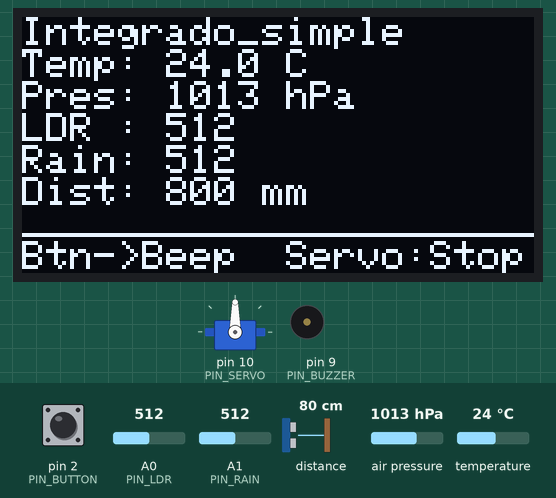
Simulated run of this sketch. Board: Arduino Uno, built with avr-gcc and run on an emulated ATmega328P. Shown: 128×64 one-colour display, servo, buzzer (waves = sounding). The inputs (shaded band) are chosen by the test bench; at power-on: distance to the obstacle 80 cm, pin 2 (PIN_BUTTON) HIGH, A0 (PIN_LDR) = 512, A1 (PIN_RAIN) = 512, air pressure 1013 hPa, temperature 24 °C. What the sketch prints to the serial monitor is not drawn.

Above: at 1.2 s.
1.3 s: distance to the obstacle set to 250 cm
At 2.7 s:
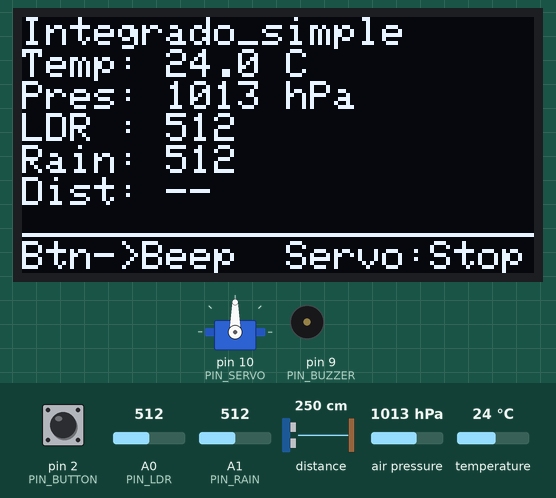
3.0 s: pin 2 (PIN_BUTTON) pulled LOW for 0.15 s
At 4.5 s:
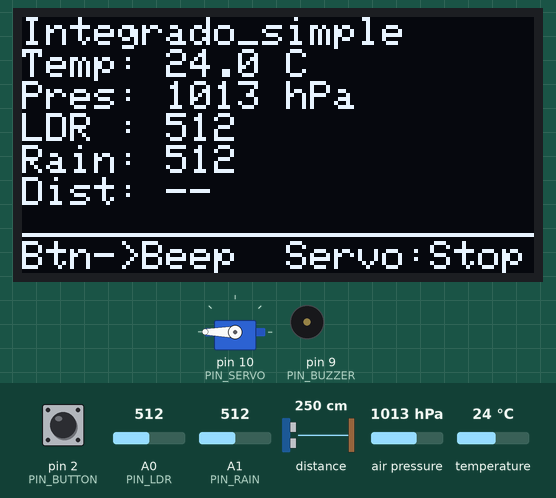
6.2 s: A0 (PIN_LDR) set to 716
At 7.7 s:
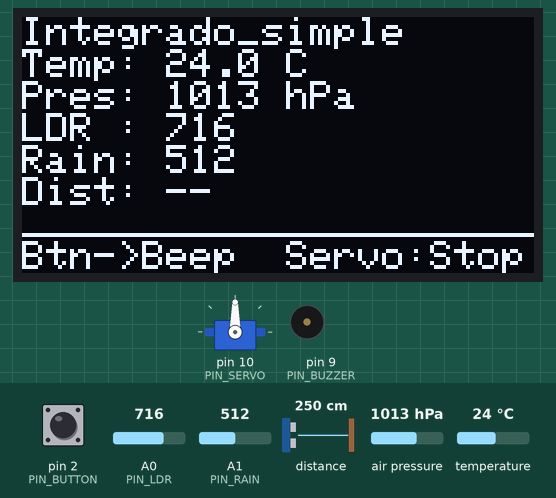
8.0 s: A1 (PIN_RAIN) set to 716
At 9.0 s:
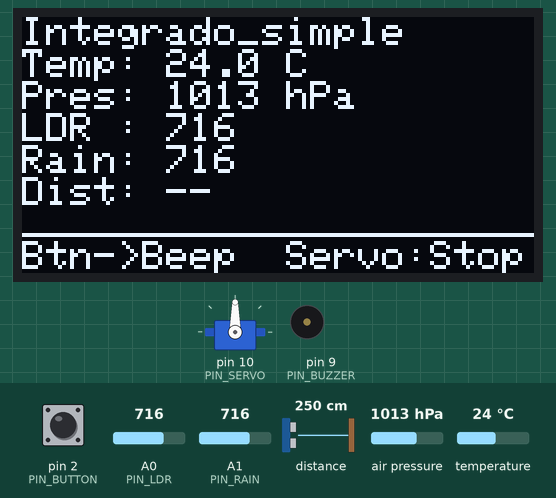
9.5 s: air pressure set to 952 hPa
At 10.2 s:
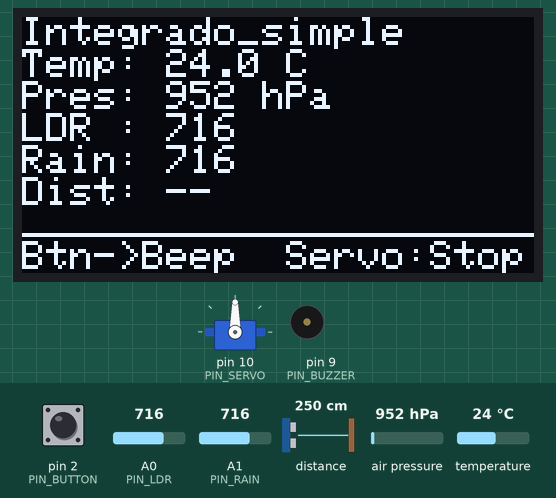
11.0 s: temperature set to 12 °C
At 12.5 s:
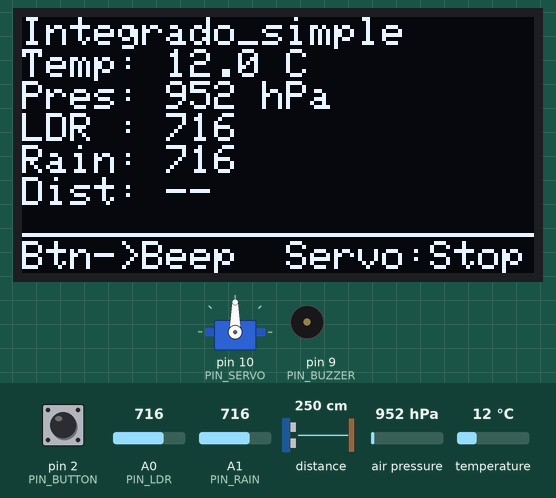
Timing chart, 0 to 13.5 s (numbered marks = the images above; inputs shaded):
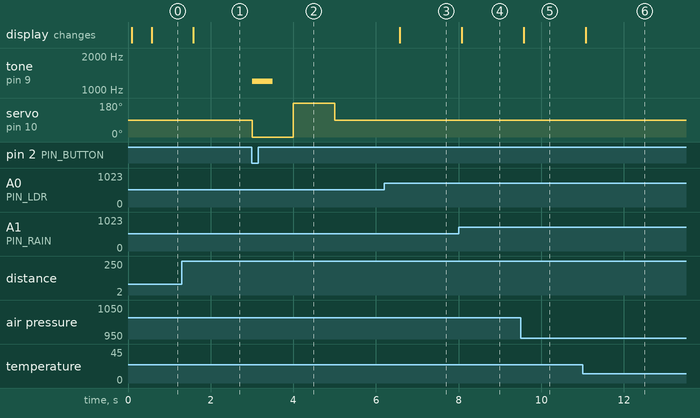

Measured:
- after the input at 1.3 s, the display: changes after 0.28 s (image 1)
- after the input at 3.0 s, tone on pin 9 (PIN_BUZZER): silent → 1200 Hz at once, → silent 0.50 s later; servo on pin 10 (PIN_SERVO): 90° → 0° at once, → 180° 1.0 s later, → 90° 1.0 s later
- after the input at 6.2 s, the display: changes after 0.37 s (image 3)
- after the input at 8.0 s, the display: changes after 0.07 s (image 4)
- after the input at 9.5 s, the display: changes after 0.07 s (image 5)
- after the input at 11.0 s, the display: changes after 0.07 s (image 6)

The sketch:

avance1.ino
```cpp
\
//Mostrar datos en la OLED de todos los sensores.
//Al presionar el botón suena el buzzer y se mueve el servo


#include <Wire.h> //Habilita el bus I2C (SDL y SDA)
#include <SPI.h> // habilita SPI aunque no se ocupa aquí
#include <Adafruit_Sensor.h> //para sesnores de Adafruit
#include <Adafruit_BME280.h>
#include <Adafruit_GFX.h> //Dibujar textos
#include <Adafruit_SSD1306.h> //pantalla OLED
#include <Adafruit_VL53L0X.h> //distancia
#include <Servo.h>

//Pines const para que no cambien
const int PIN_BUTTON = 2;
const int PIN_LDR    = A0; //Este es el de luz
const int PIN_RAIN   = A1;
const int PIN_BUZZER = 9;
const int PIN_SERVO  = 10;

// OLED
#define OLED_WIDTH 128
#define OLED_HEIGHT 64
#define OLED_ADDR 0x3C //Dirección
Adafruit_SSD1306 oled(OLED_WIDTH, OLED_HEIGHT, &Wire); //Le pasa a la pantalla la referencia de esa conexión (al obj  I2C)

// Sensores
Adafruit_BME280 bme;           // I2C (0x76 o 0x77)
Adafruit_VL53L0X vl53 = Adafruit_VL53L0X();
Servo servo360;

// Estado
unsigned long lastPrint = 0; // guarda el tiempo (en ms) de la última actualización
const unsigned long PRINT_EVERY_MS = 500; //Cada 500 ms se refreshea (se puede aumentar)
bool buttonWasLow = false; // para un beep corto al presionar

void setup() {
  Serial.begin(115200); //preguntar si se debe cambiar a 9600
  pinMode(PIN_BUTTON, INPUT_PULLUP); //Pull-up : suelto = HIGH, presionado = LOW
  pinMode(PIN_BUZZER, OUTPUT);
  // A0 y A1 analógicos no requieren pinMode

  // I2C
  Wire.begin();

  // OLED
  if (!oled.begin(SSD1306_SWITCHCAPVCC, OLED_ADDR)) {
    Serial.println(F("ERROR: OLED no encontrada en 0x3C"));
  } else {
    oled.clearDisplay();
    oled.setTextColor(SSD1306_WHITE);
    oled.setTextSize(1);
    oled.setCursor(0, 0);
    oled.println(F("Integrado de componentes"));
    oled.display();
  }

  // BME280 ( Si no es 0x76, es 0x77)
  bool bmeOk = bme.begin(0x76);
  if (!bmeOk) bmeOk = bme.begin(0x77);
  Serial.println(bmeOk ? F("BME280 OK") : F("BME280 NO detectado"));

  // VL53L0X
  bool vlOk = vl53.begin();
  Serial.println(vlOk ? F("VL53L0X OK") : F("VL53L0X NO detectado")); //reporta si fue detectado

  // Servo continuo – detener
  servo360.attach(PIN_SERVO);
  servo360.write(90); // 90 = stop 0 = sentido horario, 180 = sntido antihorario

  // Pantalla inicial
  drawScreen(NAN, NAN, -1, -1, -1);
}

void loop() {
  // Lee botón y hace beep :) en el pulso de bajada
  // Lee botón, hace beep y mueve el servo al presionar
bool btnLow = (digitalRead(PIN_BUTTON) == LOW);
if (btnLow && !buttonWasLow) { //detectar la pulsación del botón
  tone(PIN_BUZZER, 1200, 500);      // beep
  servo360.write(0);               // gira en sentido horario
  delay(1000);                     // tiempo de giro (1 seg)
  servo360.write(180);               // gira en sentido horario
  delay(1000);
  servo360.write(90);              // detener
}
buttonWasLow = btnLow; //recordar el estado en la siguiente vuelta


  // Cada PRINT_EVERY_MS refresca lecturas y OLED
  if (millis() - lastPrint >= PRINT_EVERY_MS) { //millis() es el reloj interno en milisegundos.
    lastPrint = millis();

    // Lectura BME280
    float tempC = NAN, pressHpa = NAN;
    // Si el BME está, lee, devuelven NaN si fallan
    float t = bme.readTemperature();
    float p = bme.readPressure();
    if (!isnan(t)) tempC = t;
    if (!isnan(p)) pressHpa = p / 100.0f; //Convierte a hPa dividiendo entre 100

    // LDR y lluvia (analógicos)
    int ldrRaw = analogRead(PIN_LDR); //Del 0–1023
    int rainRaw = analogRead(PIN_RAIN);

    // Distancia VL53L0X
    int distMm = -1;
    VL53L0X_RangingMeasurementData_t m;
    vl53.rangingTest(&m, false);
    if (m.RangeStatus != 4) { //si es válida (4) lee en ms
      distMm = (int)m.RangeMilliMeter;
    }

    // Serialop cond ternario: (condición) ? valor_si_verdadero : valor_si_falso
    Serial.print(F("T=")); Serial.print(isnan(tempC)?-999:tempC, 2); // se muestra con 2 decimales, el -999 es solo para detectar que falló
    Serial.print(F("C  P=")); Serial.print(isnan(pressHpa)?-999:pressHpa, 0);
    Serial.print(F("hPa  LDR=")); Serial.print(ldrRaw);
    Serial.print(F("  Rain=")); Serial.print(rainRaw);
    Serial.print(F("  Dist=")); Serial.print(distMm);
    Serial.println(F("mm"));

    // OLED
    drawScreen(tempC, pressHpa, ldrRaw, rainRaw, distMm);
  }
}

// Mostrar datos en pantalla
void drawScreen(float tempC, float pressHpa, int ldr, int rain, int distMm) {
  oled.clearDisplay();
  oled.setTextSize(1);
  oled.setCursor(0, 0);
  oled.println(F("Integrado_simple"));

  oled.print(F("Temp: "));
  if (isnan(tempC)) oled.println(F("--"));
  else { oled.print(tempC, 1); oled.println(F(" C")); }

  oled.print(F("Pres: "));
  if (isnan(pressHpa)) oled.println(F("--"));
  else { oled.print(pressHpa, 0); oled.println(F(" hPa")); }

  oled.print(F("LDR : ")); oled.println(ldr < 0 ? 0 : ldr);
  oled.print(F("Rain: ")); oled.println(rain < 0 ? 0 : rain);

  oled.print(F("Dist: "));
  if (distMm < 0) oled.println(F("--"));
  else { oled.print(distMm); oled.println(F(" mm")); }

  oled.drawLine(0, 54, 127, 54, SSD1306_WHITE); //Dibuja una línea horizontal en la pantalla
  oled.setCursor(0, 56); //Mueve el cursor de texto a la posición de inicio del siguiente texto
  oled.print(F("Btn->Beep  Servo:Stop"));
  oled.display(); //envía todo lo del buffer al OLED
}
```
